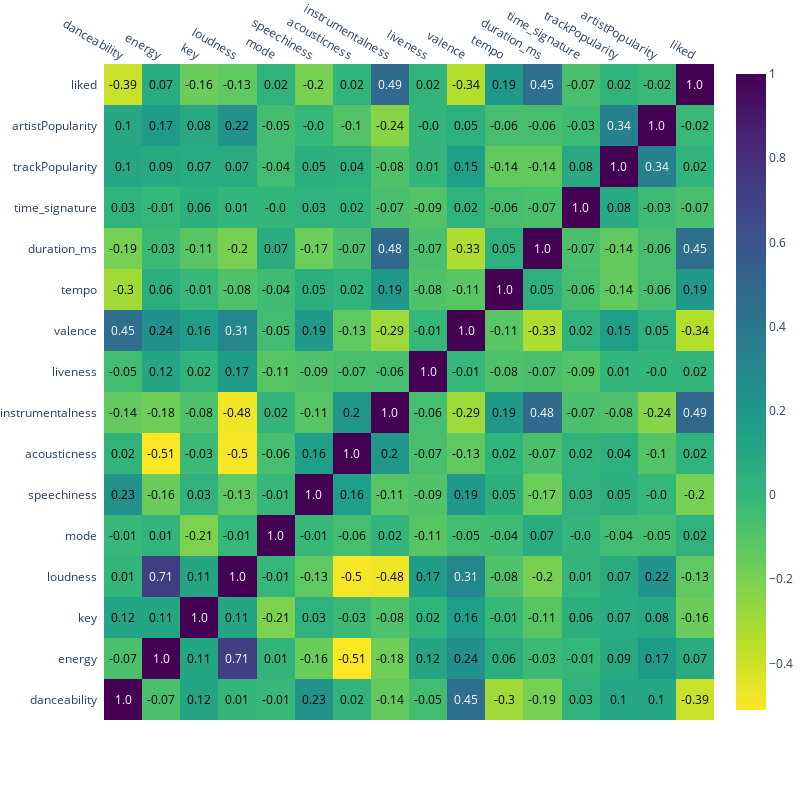

Notebook source saved alongside this figure:
### Code cell
import plotly
import plotly.figure_factory as ff
import plotly.graph_objs as go
from plotly.offline import init_notebook_mode, iplot

import cufflinks

cufflinks.go_offline()

# Set global theme
cufflinks.set_config_file(world_readable=True, theme='pearl')

# Display all cell outputs
from IPython.core.interactiveshell import InteractiveShell
InteractiveShell.ast_node_interactivity = 'all'

corrs = join.corr()

figure = ff.create_annotated_heatmap(
    z=corrs.values,
    x=list(corrs.columns),
    y=list(corrs.index),
    colorscale='viridis',
    annotation_text=corrs.round(2).values,
    showscale=True, reversescale=True)

figure.layout.margin = dict(l=0, t=0)
figure.layout.height = 800
figure.layout.width = 800

iplot(figure)

### Figure 1 — Plotly figure (JSON) as saved in the notebook; plotly's stock layout.template omitted (floating-point values rounded to 4 significant figures; data arrays with more than 128 entries replaced by an {"elided": "..."} marker saying what was removed)
{"data": [{"colorscale": [[0, "#440154"], [0.1111, "#482878"], [0.2222, "#3e4989"], [0.3333, "#31688e"], [0.4444, "#26828e"], [0.5556, "#1f9e89"], [0.6667, "#35b779"], [0.7778, "#6ece58"], [0.8889, "#b5de2b"], [1, "#fde725"]], "reversescale": true, "showscale": true, "type": "heatmap", "x": ["danceability", "energy", "key", "loudness", "mode", "speechiness", "acousticness", "instrumentalness", "liveness", "valence", "tempo", "duration_ms", "time_signature", "trackPopularity", "artistPopularity", "liked"], "y": ["danceability", "energy", "key", "loudness", "mode", "speechiness", "acousticness", "instrumentalness", "liveness", "valence", "tempo", "duration_ms", "time_signature", "trackPopularity", "artistPopularity", "liked"], "z": {"elided": "16x16 float values"}}], "layout": {"annotations": [{"font": {"color": "#FFFFFF"}, "showarrow": false, "text": "1.0", "x": "danceability", "xref": "x", "y": "danceability", "yref": "y"}, {"font": {"color": "#000000"}, "showarrow": false, "text": "-0.07", "x": "energy", "xref": "x", "y": "danceability", "yref": "y"}, {"font": {"color": "#000000"}, "showarrow": false, "text": "0.12", "x": "key", "xref": "x", "y": "danceability", "yref": "y"}, {"font": {"color": "#000000"}, "showarrow": false, "text": "0.01", "x": "loudness", "xref": "x", "y": "danceability", "yref": "y"}, {"font": {"color": "#000000"}, "showarrow": false, "text": "-0.01", "x": "mode", "xref": "x", "y": "danceability", "yref": "y"}, {"font": {"color": "#000000"}, "showarrow": false, "text": "0.23", "x": "speechiness", "xref": "x", "y": "danceability", "yref": "y"}, {"font": {"color": "#000000"}, "showarrow": false, "text": "0.02", "x": "acousticness", "xref": "x", "y": "danceability", "yref": "y"}, {"font": {"color": "#000000"}, "showarrow": false, "text": "-0.14", "x": "instrumentalness", "xref": "x", "y": "danceability", "yref": "y"}, {"font": {"color": "#000000"}, "showarrow": false, "text": "-0.05", "x": "liveness", "xref": "x", "y": "danceability", "yref": "y"}, {"font": {"color": "#FFFFFF"}, "showarrow": false, "text": "0.45", "x": "valence", "xref": "x", "y": "danceability", "yref": "y"}, {"font": {"color": "#000000"}, "showarrow": false, "text": "-0.3", "x": "tempo", "xref": "x", "y": "danceability", "yref": "y"}, {"font": {"color": "#000000"}, "showarrow": false, "text": "-0.19", "x": "duration_ms", "xref": "x", "y": "danceability", "yref": "y"}, {"font": {"color": "#000000"}, "showarrow": false, "text": "0.03", "x": "time_signature", "xref": "x", "y": "danceability", "yref": "y"}, {"font": {"color": "#000000"}, "showarrow": false, "text": "0.1", "x": "trackPopularity", "xref": "x", "y": "danceability", "yref": "y"}, {"font": {"color": "#000000"}, "showarrow": false, "text": "0.1", "x": "artistPopularity", "xref": "x", "y": "danceability", "yref": "y"}, {"font": {"color": "#000000"}, "showarrow": false, "text": "-0.39", "x": "liked", "xref": "x", "y": "danceability", "yref": "y"}, {"font": {"color": "#000000"}, "showarrow": false, "text": "-0.07", "x": "danceability", "xref": "x", "y": "energy", "yref": "y"}, {"font": {"color": "#FFFFFF"}, "showarrow": false, "text": "1.0", "x": "energy", "xref": "x", "y": "energy", "yref": "y"}, {"font": {"color": "#000000"}, "showarrow": false, "text": "0.11", "x": "key", "xref": "x", "y": "energy", "yref": "y"}, {"font": {"color": "#FFFFFF"}, "showarrow": false, "text": "0.71", "x": "loudness", "xref": "x", "y": "energy", "yref": "y"}, {"font": {"color": "#000000"}, "showarrow": false, "text": "0.01", "x": "mode", "xref": "x", "y": "energy", "yref": "y"}, {"font": {"color": "#000000"}, "showarrow": false, "text": "-0.16", "x": "speechiness", "xref": "x", "y": "energy", "yref": "y"}, {"font": {"color": "#000000"}, "showarrow": false, "text": "-0.51", "x": "acousticness", "xref": "x", "y": "energy", "yref": "y"}, {"font": {"color": "#000000"}, "showarrow": false, "text": "-0.18", "x": "instrumentalness", "xref": "x", "y": "energy", "yref": "y"}, {"font": {"color": "#000000"}, "showarrow": false, "text": "0.12", "x": "liveness", "xref": "x", "y": "energy", "yref": "y"}, {"font": {"color": "#000000"}, "showarrow": false, "text": "0.24", "x": "valence", "xref": "x", "y": "energy", "yref": "y"}, {"font": {"color": "#000000"}, "showarrow": false, "text": "0.06", "x": "tempo", "xref": "x", "y": "energy", "yref": "y"}, {"font": {"color": "#000000"}, "showarrow": false, "text": "-0.03", "x": "duration_ms", "xref": "x", "y": "energy", "yref": "y"}, {"font": {"color": "#000000"}, "showarrow": false, "text": "-0.01", "x": "time_signature", "xref": "x", "y": "energy", "yref": "y"}, {"font": {"color": "#000000"}, "showarrow": false, "text": "0.09", "x": "trackPopularity", "xref": "x", "y": "energy", "yref": "y"}, {"font": {"color": "#000000"}, "showarrow": false, "text": "0.17", "x": "artistPopularity", "xref": "x", "y": "energy", "yref": "y"}, {"font": {"color": "#000000"}, "showarrow": false, "text": "0.07", "x": "liked", "xref": "x", "y": "energy", "yref": "y"}, {"font": {"color": "#000000"}, "showarrow": false, "text": "0.12", "x": "danceability", "xref": "x", "y": "key", "yref": "y"}, {"font": {"color": "#000000"}, "showarrow": false, "text": "0.11", "x": "energy", "xref": "x", "y": "key", "yref": "y"}, {"font": {"color": "#FFFFFF"}, "showarrow": false, "text": "1.0", "x": "key", "xref": "x", "y": "key", "yref": "y"}, {"font": {"color": "#000000"}, "showarrow": false, "text": "0.11", "x": "loudness", "xref": "x", "y": "key", "yref": "y"}, {"font": {"color": "#000000"}, "showarrow": false, "text": "-0.21", "x": "mode", "xref": "x", "y": "key", "yref": "y"}, {"font": {"color": "#000000"}, "showarrow": false, "text": "0.03", "x": "speechiness", "xref": "x", "y": "key", "yref": "y"}, {"font": {"color": "#000000"}, "showarrow": false, "text": "-0.03", "x": "acousticness", "xref": "x", "y": "key", "yref": "y"}, {"font": {"color": "#000000"}, "showarrow": false, "text": "-0.08", "x": "instrumentalness", "xref": "x", "y": "key", "yref": "y"}, {"font": {"color": "#000000"}, "showarrow": false, "text": "0.02", "x": "liveness", "xref": "x", "y": "key", "yref": "y"}, {"font": {"color": "#000000"}, "showarrow": false, "text": "0.16", "x": "valence", "xref": "x", "y": "key", "yref": "y"}, {"font": {"color": "#000000"}, "showarrow": false, "text": "-0.01", "x": "tempo", "xref": "x", "y": "key", "yref": "y"}, {"font": {"color": "#000000"}, "showarrow": false, "text": "-0.11", "x": "duration_ms", "xref": "x", "y": "key", "yref": "y"}, {"font": {"color": "#000000"}, "showarrow": false, "text": "0.06", "x": "time_signature", "xref": "x", "y": "key", "yref": "y"}, {"font": {"color": "#000000"}, "showarrow": false, "text": "0.07", "x": "trackPopularity", "xref": "x", "y": "key", "yref": "y"}, {"font": {"color": "#000000"}, "showarrow": false, "text": "0.08", "x": "artistPopularity", "xref": "x", "y": "key", "yref": "y"}, {"font": {"color": "#000000"}, "showarrow": false, "text": "-0.16", "x": "liked", "xref": "x", "y": "key", "yref": "y"}, {"font": {"color": "#000000"}, "showarrow": false, "text": "0.01", "x": "danceability", "xref": "x", "y": "loudness", "yref": "y"}, {"font": {"color": "#FFFFFF"}, "showarrow": false, "text": "0.71", "x": "energy", "xref": "x", "y": "loudness", "yref": "y"}, {"font": {"color": "#000000"}, "showarrow": false, "text": "0.11", "x": "key", "xref": "x", "y": "loudness", "yref": "y"}, {"font": {"color": "#FFFFFF"}, "showarrow": false, "text": "1.0", "x": "loudness", "xref": "x", "y": "loudness", "yref": "y"}, {"font": {"color": "#000000"}, "showarrow": false, "text": "-0.01", "x": "mode", "xref": "x", "y": "loudness", "yref": "y"}, {"font": {"color": "#000000"}, "showarrow": false, "text": "-0.13", "x": "speechiness", "xref": "x", "y": "loudness", "yref": "y"}, {"font": {"color": "#000000"}, "showarrow": false, "text": "-0.5", "x": "acousticness", "xref": "x", "y": "loudness", "yref": "y"}, {"font": {"color": "#000000"}, "showarrow": false, "text": "-0.48", "x": "instrumentalness", "xref": "x", "y": "loudness", "yref": "y"}, {"font": {"color": "#000000"}, "showarrow": false, "text": "0.17", "x": "liveness", "xref": "x", "y": "loudness", "yref": "y"}, {"font": {"color": "#FFFFFF"}, "showarrow": false, "text": "0.31", "x": "valence", "xref": "x", "y": "loudness", "yref": "y"}, {"font": {"color": "#000000"}, "showarrow": false, "text": "-0.08", "x": "tempo", "xref": "x", "y": "loudness", "yref": "y"}, {"font": {"color": "#000000"}, "showarrow": false, "text": "-0.2", "x": "duration_ms", "xref": "x", "y": "loudness", "yref": "y"}, {"font": {"color": "#000000"}, "showarrow": false, "text": "0.01", "x": "time_signature", "xref": "x", "y": "loudness", "yref": "y"}, {"font": {"color": "#000000"}, "showarrow": false, "text": "0.07", "x": "trackPopularity", "xref": "x", "y": "loudness", "yref": "y"}, {"font": {"color": "#000000"}, "showarrow": false, "text": "0.22", "x": "artistPopularity", "xref": "x", "y": "loudness", "yref": "y"}, {"font": {"color": "#000000"}, "showarrow": false, "text": "-0.13", "x": "liked", "xref": "x", "y": "loudness", "yref": "y"}, {"font": {"color": "#000000"}, "showarrow": false, "text": "-0.01", "x": "danceability", "xref": "x", "y": "mode", "yref": "y"}, {"font": {"color": "#000000"}, "showarrow": false, "text": "0.01", "x": "energy", "xref": "x", "y": "mode", "yref": "y"}, {"font": {"color": "#000000"}, "showarrow": false, "text": "-0.21", "x": "key", "xref": "x", "y": "mode", "yref": "y"}, {"font": {"color": "#000000"}, "showarrow": false, "text": "-0.01", "x": "loudness", "xref": "x", "y": "mode", "yref": "y"}, {"font": {"color": "#FFFFFF"}, "showarrow": false, "text": "1.0", "x": "mode", "xref": "x", "y": "mode", "yref": "y"}, {"font": {"color": "#000000"}, "showarrow": false, "text": "-0.01", "x": "speechiness", "xref": "x", "y": "mode", "yref": "y"}, {"font": {"color": "#000000"}, "showarrow": false, "text": "-0.06", "x": "acousticness", "xref": "x", "y": "mode", "yref": "y"}, {"font": {"color": "#000000"}, "showarrow": false, "text": "0.02", "x": "instrumentalness", "xref": "x", "y": "mode", "yref": "y"}, {"font": {"color": "#000000"}, "showarrow": false, "text": "-0.11", "x": "liveness", "xref": "x", "y": "mode", "yref": "y"}, {"font": {"color": "#000000"}, "showarrow": false, "text": "-0.05", "x": "valence", "xref": "x", "y": "mode", "yref": "y"}, {"font": {"color": "#000000"}, "showarrow": false, "text": "-0.04", "x": "tempo", "xref": "x", "y": "mode", "yref": "y"}, {"font": {"color": "#000000"}, "showarrow": false, "text": "0.07", "x": "duration_ms", "xref": "x", "y": "mode", "yref": "y"}, {"font": {"color": "#000000"}, "showarrow": false, "text": "-0.0", "x": "time_signature", "xref": "x", "y": "mode", "yref": "y"}, {"font": {"color": "#000000"}, "showarrow": false, "text": "-0.04", "x": "trackPopularity", "xref": "x", "y": "mode", "yref": "y"}, {"font": {"color": "#000000"}, "showarrow": false, "text": "-0.05", "x": "artistPopularity", "xref": "x", "y": "mode", "yref": "y"}, {"font": {"color": "#000000"}, "showarrow": false, "text": "0.02", "x": "liked", "xref": "x", "y": "mode", "yref": "y"}, {"font": {"color": "#000000"}, "showarrow": false, "text": "0.23", "x": "danceability", "xref": "x", "y": "speechiness", "yref": "y"}, {"font": {"color": "#000000"}, "showarrow": false, "text": "-0.16", "x": "energy", "xref": "x", "y": "speechiness", "yref": "y"}, {"font": {"color": "#000000"}, "showarrow": false, "text": "0.03", "x": "key", "xref": "x", "y": "speechiness", "yref": "y"}, {"font": {"color": "#000000"}, "showarrow": false, "text": "-0.13", "x": "loudness", "xref": "x", "y": "speechiness", "yref": "y"}, {"font": {"color": "#000000"}, "showarrow": false, "text": "-0.01", "x": "mode", "xref": "x", "y": "speechiness", "yref": "y"}, {"font": {"color": "#FFFFFF"}, "showarrow": false, "text": "1.0", "x": "speechiness", "xref": "x", "y": "speechiness", "yref": "y"}, {"font": {"color": "#000000"}, "showarrow": false, "text": "0.16", "x": "acousticness", "xref": "x", "y": "speechiness", "yref": "y"}, {"font": {"color": "#000000"}, "showarrow": false, "text": "-0.11", "x": "instrumentalness", "xref": "x", "y": "speechiness", "yref": "y"}, {"font": {"color": "#000000"}, "showarrow": false, "text": "-0.09", "x": "liveness", "xref": "x", "y": "speechiness", "yref": "y"}, {"font": {"color": "#000000"}, "showarrow": false, "text": "0.19", "x": "valence", "xref": "x", "y": "speechiness", "yref": "y"}, {"font": {"color": "#000000"}, "showarrow": false, "text": "0.05", "x": "tempo", "xref": "x", "y": "speechiness", "yref": "y"}, {"font": {"color": "#000000"}, "showarrow": false, "text": "-0.17", "x": "duration_ms", "xref": "x", "y": "speechiness", "yref": "y"}, {"font": {"color": "#000000"}, "showarrow": false, "text": "0.03", "x": "time_signature", "xref": "x", "y": "speechiness", "yref": "y"}, {"font": {"color": "#000000"}, "showarrow": false, "text": "0.05", "x": "trackPopularity", "xref": "x", "y": "speechiness", "yref": "y"}, {"font": {"color": "#000000"}, "showarrow": false, "text": "-0.0", "x": "artistPopularity", "xref": "x", "y": "speechiness", "yref": "y"}, {"font": {"color": "#000000"}, "showarrow": false, "text": "-0.2", "x": "liked", "xref": "x", "y": "speechiness", "yref": "y"}, {"font": {"color": "#000000"}, "showarrow": false, "text": "0.02", "x": "danceability", "xref": "x", "y": "acousticness", "yref": "y"}, {"font": {"color": "#000000"}, "showarrow": false, "text": "-0.51", "x": "energy", "xref": "x", "y": "acousticness", "yref": "y"}, {"font": {"color": "#000000"}, "showarrow": false, "text": "-0.03", "x": "key", "xref": "x", "y": "acousticness", "yref": "y"}, {"font": {"color": "#000000"}, "showarrow": false, "text": "-0.5", "x": "loudness", "xref": "x", "y": "acousticness", "yref": "y"}, {"font": {"color": "#000000"}, "showarrow": false, "text": "-0.06", "x": "mode", "xref": "x", "y": "acousticness", "yref": "y"}, {"font": {"color": "#000000"}, "showarrow": false, "text": "0.16", "x": "speechiness", "xref": "x", "y": "acousticness", "yref": "y"}, {"font": {"color": "#FFFFFF"}, "showarrow": false, "text": "1.0", "x": "acousticness", "xref": "x", "y": "acousticness", "yref": "y"}, {"font": {"color": "#000000"}, "showarrow": false, "text": "0.2", "x": "instrumentalness", "xref": "x", "y": "acousticness", "yref": "y"}, {"font": {"color": "#000000"}, "showarrow": false, "text": "-0.07", "x": "liveness", "xref": "x", "y": "acousticness", "yref": "y"}, {"font": {"color": "#000000"}, "showarrow": false, "text": "-0.13", "x": "valence", "xref": "x", "y": "acousticness", "yref": "y"}, {"font": {"color": "#000000"}, "showarrow": false, "text": "0.02", "x": "tempo", "xref": "x", "y": "acousticness", "yref": "y"}, {"font": {"color": "#000000"}, "showarrow": false, "text": "-0.07", "x": "duration_ms", "xref": "x", "y": "acousticness", "yref": "y"}, {"font": {"color": "#000000"}, "showarrow": false, "text": "0.02", "x": "time_signature", "xref": "x", "y": "acousticness", "yref": "y"}, {"font": {"color": "#000000"}, "showarrow": false, "text": "0.04", "x": "trackPopularity", "xref": "x", "y": "acousticness", "yref": "y"}, {"font": {"color": "#000000"}, "showarrow": false, "text": "-0.1", "x": "artistPopularity", "xref": "x", "y": "acousticness", "yref": "y"}, {"font": {"color": "#000000"}, "showarrow": false, "text": "0.02", "x": "liked", "xref": "x", "y": "acousticness", "yref": "y"}, {"font": {"color": "#000000"}, "showarrow": false, "text": "-0.14", "x": "danceability", "xref": "x", "y": "instrumentalness", "yref": "y"}, {"font": {"color": "#000000"}, "showarrow": false, "text": "-0.18", "x": "energy", "xref": "x", "y": "instrumentalness", "yref": "y"}, {"font": {"color": "#000000"}, "showarrow": false, "text": "-0.08", "x": "key", "xref": "x", "y": "instrumentalness", "yref": "y"}, {"font": {"color": "#000000"}, "showarrow": false, "text": "-0.48", "x": "loudness", "xref": "x", "y": "instrumentalness", "yref": "y"}, {"font": {"color": "#000000"}, "showarrow": false, "text": "0.02", "x": "mode", "xref": "x", "y": "instrumentalness", "yref": "y"}, {"font": {"color": "#000000"}, "showarrow": false, "text": "-0.11", "x": "speechiness", "xref": "x", "y": "instrumentalness", "yref": "y"}, {"font": {"color": "#000000"}, "showarrow": false, "text": "0.2", "x": "acousticness", "xref": "x", "y": "instrumentalness", "yref": "y"}, {"font": {"color": "#FFFFFF"}, "showarrow": false, "text": "1.0", "x": "instrumentalness", "xref": "x", "y": "instrumentalness", "yref": "y"}, {"font": {"color": "#000000"}, "showarrow": false, "text": "-0.06", "x": "liveness", "xref": "x", "y": "instrumentalness", "yref": "y"}, {"font": {"color": "#000000"}, "showarrow": false, "text": "-0.29", "x": "valence", "xref": "x", "y": "instrumentalness", "yref": "y"}, {"font": {"color": "#000000"}, "showarrow": false, "text": "0.19", "x": "tempo", "xref": "x", "y": "instrumentalness", "yref": "y"}, {"font": {"color": "#FFFFFF"}, "showarrow": false, "text": "0.48", "x": "duration_ms", "xref": "x", "y": "instrumentalness", "yref": "y"}, {"font": {"color": "#000000"}, "showarrow": false, "text": "-0.07", "x": "time_signature", "xref": "x", "y": "instrumentalness", "yref": "y"}, {"font": {"color": "#000000"}, "showarrow": false, "text": "-0.08", "x": "trackPopularity", "xref": "x", "y": "instrumentalness", "yref": "y"}, {"font": {"color": "#000000"}, "showarrow": false, "text": "-0.24", "x": "artistPopularity", "xref": "x", "y": "instrumentalness", "yref": "y"}, {"font": {"color": "#FFFFFF"}, "showarrow": false, "text": "0.49", "x": "liked", "xref": "x", "y": "instrumentalness", "yref": "y"}, {"font": {"color": "#000000"}, "showarrow": false, "text": "-0.05", "x": "danceability", "xref": "x", "y": "liveness", "yref": "y"}, {"font": {"color": "#000000"}, "showarrow": false, "text": "0.12", "x": "energy", "xref": "x", "y": "liveness", "yref": "y"}, {"font": {"color": "#000000"}, "showarrow": false, "text": "0.02", "x": "key", "xref": "x", "y": "liveness", "yref": "y"}, {"font": {"color": "#000000"}, "showarrow": false, "text": "0.17", "x": "loudness", "xref": "x", "y": "liveness", "yref": "y"}, {"font": {"color": "#000000"}, "showarrow": false, "text": "-0.11", "x": "mode", "xref": "x", "y": "liveness", "yref": "y"}, {"font": {"color": "#000000"}, "showarrow": false, "text": "-0.09", "x": "speechiness", "xref": "x", "y": "liveness", "yref": "y"}, {"font": {"color": "#000000"}, "showarrow": false, "text": "-0.07", "x": "acousticness", "xref": "x", "y": "liveness", "yref": "y"}, {"font": {"color": "#000000"}, "showarrow": false, "text": "-0.06", "x": "instrumentalness", "xref": "x", "y": "liveness", "yref": "y"}, {"font": {"color": "#FFFFFF"}, "showarrow": false, "text": "1.0", "x": "liveness", "xref": "x", "y": "liveness", "yref": "y"}, {"font": {"color": "#000000"}, "showarrow": false, "text": "-0.01", "x": "valence", "xref": "x", "y": "liveness", "yref": "y"}, {"font": {"color": "#000000"}, "showarrow": false, "text": "-0.08", "x": "tempo", "xref": "x", "y": "liveness", "yref": "y"}, {"font": {"color": "#000000"}, "showarrow": false, "text": "-0.07", "x": "duration_ms", "xref": "x", "y": "liveness", "yref": "y"}, {"font": {"color": "#000000"}, "showarrow": false, "text": "-0.09", "x": "time_signature", "xref": "x", "y": "liveness", "yref": "y"}, {"font": {"color": "#000000"}, "showarrow": false, "text": "0.01", "x": "trackPopularity", "xref": "x", "y": "liveness", "yref": "y"}, {"font": {"color": "#000000"}, "showarrow": false, "text": "-0.0", "x": "artistPopularity", "xref": "x", "y": "liveness", "yref": "y"}, {"font": {"color": "#000000"}, "showarrow": false, "text": "0.02", "x": "liked", "xref": "x", "y": "liveness", "yref": "y"}, {"font": {"color": "#FFFFFF"}, "showarrow": false, "text": "0.45", "x": "danceability", "xref": "x", "y": "valence", "yref": "y"}, {"font": {"color": "#000000"}, "showarrow": false, "text": "0.24", "x": "energy", "xref": "x", "y": "valence", "yref": "y"}, {"font": {"color": "#000000"}, "showarrow": false, "text": "0.16", "x": "key", "xref": "x", "y": "valence", "yref": "y"}, {"font": {"color": "#FFFFFF"}, "showarrow": false, "text": "0.31", "x": "loudness", "xref": "x", "y": "valence", "yref": "y"}, {"font": {"color": "#000000"}, "showarrow": false, "text": "-0.05", "x": "mode", "xref": "x", "y": "valence", "yref": "y"}, {"font": {"color": "#000000"}, "showarrow": false, "text": "0.19", "x": "speechiness", "xref": "x", "y": "valence", "yref": "y"}, {"font": {"color": "#000000"}, "showarrow": false, "text": "-0.13", "x": "acousticness", "xref": "x", "y": "valence", "yref": "y"}, {"font": {"color": "#000000"}, "showarrow": false, "text": "-0.29", "x": "instrumentalness", "xref": "x", "y": "valence", "yref": "y"}, {"font": {"color": "#000000"}, "showarrow": false, "text": "-0.01", "x": "liveness", "xref": "x", "y": "valence", "yref": "y"}, {"font": {"color": "#FFFFFF"}, "showarrow": false, "text": "1.0", "x": "valence", "xref": "x", "y": "valence", "yref": "y"}, {"font": {"color": "#000000"}, "showarrow": false, "text": "-0.11", "x": "tempo", "xref": "x", "y": "valence", "yref": "y"}, {"font": {"color": "#000000"}, "showarrow": false, "text": "-0.33", "x": "duration_ms", "xref": "x", "y": "valence", "yref": "y"}, {"font": {"color": "#000000"}, "showarrow": false, "text": "0.02", "x": "time_signature", "xref": "x", "y": "valence", "yref": "y"}, {"font": {"color": "#000000"}, "showarrow": false, "text": "0.15", "x": "trackPopularity", "xref": "x", "y": "valence", "yref": "y"}, {"font": {"color": "#000000"}, "showarrow": false, "text": "0.05", "x": "artistPopularity", "xref": "x", "y": "valence", "yref": "y"}, {"font": {"color": "#000000"}, "showarrow": false, "text": "-0.34", "x": "liked", "xref": "x", "y": "valence", "yref": "y"}, {"font": {"color": "#000000"}, "showarrow": false, "text": "-0.3", "x": "danceability", "xref": "x", "y": "tempo", "yref": "y"}, {"font": {"color": "#000000"}, "showarrow": false, "text": "0.06", "x": "energy", "xref": "x", "y": "tempo", "yref": "y"}, {"font": {"color": "#000000"}, "showarrow": false, "text": "-0.01", "x": "key", "xref": "x", "y": "tempo", "yref": "y"}, {"font": {"color": "#000000"}, "showarrow": false, "text": "-0.08", "x": "loudness", "xref": "x", "y": "tempo", "yref": "y"}, {"font": {"color": "#000000"}, "showarrow": false, "text": "-0.04", "x": "mode", "xref": "x", "y": "tempo", "yref": "y"}, {"font": {"color": "#000000"}, "showarrow": false, "text": "0.05", "x": "speechiness", "xref": "x", "y": "tempo", "yref": "y"}, {"font": {"color": "#000000"}, "showarrow": false, "text": "0.02", "x": "acousticness", "xref": "x", "y": "tempo", "yref": "y"}, {"font": {"color": "#000000"}, "showarrow": false, "text": "0.19", "x": "instrumentalness", "xref": "x", "y": "tempo", "yref": "y"}, {"font": {"color": "#000000"}, "showarrow": false, "text": "-0.08", "x": "liveness", "xref": "x", "y": "tempo", "yref": "y"}, {"font": {"color": "#000000"}, "showarrow": false, "text": "-0.11", "x": "valence", "xref": "x", "y": "tempo", "yref": "y"}, {"font": {"color": "#FFFFFF"}, "showarrow": false, "text": "1.0", "x": "tempo", "xref": "x", "y": "tempo", "yref": "y"}, {"font": {"color": "#000000"}, "showarrow": false, "text": "0.05", "x": "duration_ms", "xref": "x", "y": "tempo", "yref": "y"}, {"font": {"color": "#000000"}, "showarrow": false, "text": "-0.06", "x": "time_signature", "xref": "x", "y": "tempo", "yref": "y"}, {"font": {"color": "#000000"}, "showarrow": false, "text": "-0.14", "x": "trackPopularity", "xref": "x", "y": "tempo", "yref": "y"}, {"font": {"color": "#000000"}, "showarrow": false, "text": "-0.06", "x": "artistPopularity", "xref": "x", "y": "tempo", "yref": "y"}, {"font": {"color": "#000000"}, "showarrow": false, "text": "0.19", "x": "liked", "xref": "x", "y": "tempo", "yref": "y"}, {"font": {"color": "#000000"}, "showarrow": false, "text": "-0.19", "x": "danceability", "xref": "x", "y": "duration_ms", "yref": "y"}, {"font": {"color": "#000000"}, "showarrow": false, "text": "-0.03", "x": "energy", "xref": "x", "y": "duration_ms", "yref": "y"}, {"font": {"color": "#000000"}, "showarrow": false, "text": "-0.11", "x": "key", "xref": "x", "y": "duration_ms", "yref": "y"}, {"font": {"color": "#000000"}, "showarrow": false, "text": "-0.2", "x": "loudness", "xref": "x", "y": "duration_ms", "yref": "y"}, {"font": {"color": "#000000"}, "showarrow": false, "text": "0.07", "x": "mode", "xref": "x", "y": "duration_ms", "yref": "y"}, {"font": {"color": "#000000"}, "showarrow": false, "text": "-0.17", "x": "speechiness", "xref": "x", "y": "duration_ms", "yref": "y"}, {"font": {"color": "#000000"}, "showarrow": false, "text": "-0.07", "x": "acousticness", "xref": "x", "y": "duration_ms", "yref": "y"}, {"font": {"color": "#FFFFFF"}, "showarrow": false, "text": "0.48", "x": "instrumentalness", "xref": "x", "y": "duration_ms", "yref": "y"}, {"font": {"color": "#000000"}, "showarrow": false, "text": "-0.07", "x": "liveness", "xref": "x", "y": "duration_ms", "yref": "y"}, {"font": {"color": "#000000"}, "showarrow": false, "text": "-0.33", "x": "valence", "xref": "x", "y": "duration_ms", "yref": "y"}, {"font": {"color": "#000000"}, "showarrow": false, "text": "0.05", "x": "tempo", "xref": "x", "y": "duration_ms", "yref": "y"}, {"font": {"color": "#FFFFFF"}, "showarrow": false, "text": "1.0", "x": "duration_ms", "xref": "x", "y": "duration_ms", "yref": "y"}, {"font": {"color": "#000000"}, "showarrow": false, "text": "-0.07", "x": "time_signature", "xref": "x", "y": "duration_ms", "yref": "y"}, {"font": {"color": "#000000"}, "showarrow": false, "text": "-0.14", "x": "trackPopularity", "xref": "x", "y": "duration_ms", "yref": "y"}, {"font": {"color": "#000000"}, "showarrow": false, "text": "-0.06", "x": "artistPopularity", "xref": "x", "y": "duration_ms", "yref": "y"}, {"font": {"color": "#FFFFFF"}, "showarrow": false, "text": "0.45", "x": "liked", "xref": "x", "y": "duration_ms", "yref": "y"}, {"font": {"color": "#000000"}, "showarrow": false, "text": "0.03", "x": "danceability", "xref": "x", "y": "time_signature", "yref": "y"}, {"font": {"color": "#000000"}, "showarrow": false, "text": "-0.01", "x": "energy", "xref": "x", "y": "time_signature", "yref": "y"}, {"font": {"color": "#000000"}, "showarrow": false, "text": "0.06", "x": "key", "xref": "x", "y": "time_signature", "yref": "y"}, {"font": {"color": "#000000"}, "showarrow": false, "text": "0.01", "x": "loudness", "xref": "x", "y": "time_signature", "yref": "y"}, {"font": {"color": "#000000"}, "showarrow": false, "text": "-0.0", "x": "mode", "xref": "x", "y": "time_signature", "yref": "y"}, {"font": {"color": "#000000"}, "showarrow": false, "text": "0.03", "x": "speechiness", "xref": "x", "y": "time_signature", "yref": "y"}, {"font": {"color": "#000000"}, "showarrow": false, "text": "0.02", "x": "acousticness", "xref": "x", "y": "time_signature", "yref": "y"}, {"font": {"color": "#000000"}, "showarrow": false, "text": "-0.07", "x": "instrumentalness", "xref": "x", "y": "time_signature", "yref": "y"}, {"font": {"color": "#000000"}, "showarrow": false, "text": "-0.09", "x": "liveness", "xref": "x", "y": "time_signature", "yref": "y"}, {"font": {"color": "#000000"}, "showarrow": false, "text": "0.02", "x": "valence", "xref": "x", "y": "time_signature", "yref": "y"}, {"font": {"color": "#000000"}, "showarrow": false, "text": "-0.06", "x": "tempo", "xref": "x", "y": "time_signature", "yref": "y"}, {"font": {"color": "#000000"}, "showarrow": false, "text": "-0.07", "x": "duration_ms", "xref": "x", "y": "time_signature", "yref": "y"}, {"font": {"color": "#FFFFFF"}, "showarrow": false, "text": "1.0", "x": "time_signature", "xref": "x", "y": "time_signature", "yref": "y"}, {"font": {"color": "#000000"}, "showarrow": false, "text": "0.08", "x": "trackPopularity", "xref": "x", "y": "time_signature", "yref": "y"}, {"font": {"color": "#000000"}, "showarrow": false, "text": "-0.03", "x": "artistPopularity", "xref": "x", "y": "time_signature", "yref": "y"}, {"font": {"color": "#000000"}, "showarrow": false, "text": "-0.07", "x": "liked", "xref": "x", "y": "time_signature", "yref": "y"}, {"font": {"color": "#000000"}, "showarrow": false, "text": "0.1", "x": "danceability", "xref": "x", "y": "trackPopularity", "yref": "y"}, {"font": {"color": "#000000"}, "showarrow": false, "text": "0.09", "x": "energy", "xref": "x", "y": "trackPopularity", "yref": "y"}, {"font": {"color": "#000000"}, "showarrow": false, "text": "0.07", "x": "key", "xref": "x", "y": "trackPopularity", "yref": "y"}, {"font": {"color": "#000000"}, "showarrow": false, "text": "0.07", "x": "loudness", "xref": "x", "y": "trackPopularity", "yref": "y"}, {"font": {"color": "#000000"}, "showarrow": false, "text": "-0.04", "x": "mode", "xref": "x", "y": "trackPopularity", "yref": "y"}, {"font": {"color": "#000000"}, "showarrow": false, "text": "0.05", "x": "speechiness", "xref": "x", "y": "trackPopularity", "yref": "y"}, {"font": {"color": "#000000"}, "showarrow": false, "text": "0.04", "x": "acousticness", "xref": "x", "y": "trackPopularity", "yref": "y"}, {"font": {"color": "#000000"}, "showarrow": false, "text": "-0.08", "x": "instrumentalness", "xref": "x", "y": "trackPopularity", "yref": "y"}, {"font": {"color": "#000000"}, "showarrow": false, "text": "0.01", "x": "liveness", "xref": "x", "y": "trackPopularity", "yref": "y"}, {"font": {"color": "#000000"}, "showarrow": false, "text": "0.15", "x": "valence", "xref": "x", "y": "trackPopularity", "yref": "y"}, {"font": {"color": "#000000"}, "showarrow": false, "text": "-0.14", "x": "tempo", "xref": "x", "y": "trackPopularity", "yref": "y"}, {"font": {"color": "#000000"}, "showarrow": false, "text": "-0.14", "x": "duration_ms", "xref": "x", "y": "trackPopularity", "yref": "y"}, {"font": {"color": "#000000"}, "showarrow": false, "text": "0.08", "x": "time_signature", "xref": "x", "y": "trackPopularity", "yref": "y"}, {"font": {"color": "#FFFFFF"}, "showarrow": false, "text": "1.0", "x": "trackPopularity", "xref": "x", "y": "trackPopularity", "yref": "y"}, {"font": {"color": "#FFFFFF"}, "showarrow": false, "text": "0.34", "x": "artistPopularity", "xref": "x", "y": "trackPopularity", "yref": "y"}, {"font": {"color": "#000000"}, "showarrow": false, "text": "0.02", "x": "liked", "xref": "x", "y": "trackPopularity", "yref": "y"}, {"font": {"color": "#000000"}, "showarrow": false, "text": "0.1", "x": "danceability", "xref": "x", "y": "artistPopularity", "yref": "y"}, {"font": {"color": "#000000"}, "showarrow": false, "text": "0.17", "x": "energy", "xref": "x", "y": "artistPopularity", "yref": "y"}, {"font": {"color": "#000000"}, "showarrow": false, "text": "0.08", "x": "key", "xref": "x", "y": "artistPopularity", "yref": "y"}, {"font": {"color": "#000000"}, "showarrow": false, "text": "0.22", "x": "loudness", "xref": "x", "y": "artistPopularity", "yref": "y"}, {"font": {"color": "#000000"}, "showarrow": false, "text": "-0.05", "x": "mode", "xref": "x", "y": "artistPopularity", "yref": "y"}, {"font": {"color": "#000000"}, "showarrow": false, "text": "-0.0", "x": "speechiness", "xref": "x", "y": "artistPopularity", "yref": "y"}, {"font": {"color": "#000000"}, "showarrow": false, "text": "-0.1", "x": "acousticness", "xref": "x", "y": "artistPopularity", "yref": "y"}, {"font": {"color": "#000000"}, "showarrow": false, "text": "-0.24", "x": "instrumentalness", "xref": "x", "y": "artistPopularity", "yref": "y"}, {"font": {"color": "#000000"}, "showarrow": false, "text": "-0.0", "x": "liveness", "xref": "x", "y": "artistPopularity", "yref": "y"}, {"font": {"color": "#000000"}, "showarrow": false, "text": "0.05", "x": "valence", "xref": "x", "y": "artistPopularity", "yref": "y"}, {"font": {"color": "#000000"}, "showarrow": false, "text": "-0.06", "x": "tempo", "xref": "x", "y": "artistPopularity", "yref": "y"}, {"font": {"color": "#000000"}, "showarrow": false, "text": "-0.06", "x": "duration_ms", "xref": "x", "y": "artistPopularity", "yref": "y"}, {"font": {"color": "#000000"}, "showarrow": false, "text": "-0.03", "x": "time_signature", "xref": "x", "y": "artistPopularity", "yref": "y"}, {"font": {"color": "#FFFFFF"}, "showarrow": false, "text": "0.34", "x": "trackPopularity", "xref": "x", "y": "artistPopularity", "yref": "y"}, {"font": {"color": "#FFFFFF"}, "showarrow": false, "text": "1.0", "x": "artistPopularity", "xref": "x", "y": "artistPopularity", "yref": "y"}, {"font": {"color": "#000000"}, "showarrow": false, "text": "-0.02", "x": "liked", "xref": "x", "y": "artistPopularity", "yref": "y"}, {"font": {"color": "#000000"}, "showarrow": false, "text": "-0.39", "x": "danceability", "xref": "x", "y": "liked", "yref": "y"}, {"font": {"color": "#000000"}, "showarrow": false, "text": "0.07", "x": "energy", "xref": "x", "y": "liked", "yref": "y"}, {"font": {"color": "#000000"}, "showarrow": false, "text": "-0.16", "x": "key", "xref": "x", "y": "liked", "yref": "y"}, {"font": {"color": "#000000"}, "showarrow": false, "text": "-0.13", "x": "loudness", "xref": "x", "y": "liked", "yref": "y"}, {"font": {"color": "#000000"}, "showarrow": false, "text": "0.02", "x": "mode", "xref": "x", "y": "liked", "yref": "y"}, {"font": {"color": "#000000"}, "showarrow": false, "text": "-0.2", "x": "speechiness", "xref": "x", "y": "liked", "yref": "y"}, {"font": {"color": "#000000"}, "showarrow": false, "text": "0.02", "x": "acousticness", "xref": "x", "y": "liked", "yref": "y"}, {"font": {"color": "#FFFFFF"}, "showarrow": false, "text": "0.49", "x": "instrumentalness", "xref": "x", "y": "liked", "yref": "y"}, {"font": {"color": "#000000"}, "showarrow": false, "text": "0.02", "x": "liveness", "xref": "x", "y": "liked", "yref": "y"}, {"font": {"color": "#000000"}, "showarrow": false, "text": "-0.34", "x": "valence", "xref": "x", "y": "liked", "yref": "y"}, {"font": {"color": "#000000"}, "showarrow": false, "text": "0.19", "x": "tempo", "xref": "x", "y": "liked", "yref": "y"}, {"font": {"color": "#FFFFFF"}, "showarrow": false, "text": "0.45", "x": "duration_ms", "xref": "x", "y": "liked", "yref": "y"}, {"font": {"color": "#000000"}, "showarrow": false, "text": "-0.07", "x": "time_signature", "xref": "x", "y": "liked", "yref": "y"}, {"font": {"color": "#000000"}, "showarrow": false, "text": "0.02", "x": "trackPopularity", "xref": "x", "y": "liked", "yref": "y"}, {"font": {"color": "#000000"}, "showarrow": false, "text": "-0.02", "x": "artistPopularity", "xref": "x", "y": "liked", "yref": "y"}, {"font": {"color": "#FFFFFF"}, "showarrow": false, "text": "1.0", "x": "liked", "xref": "x", "y": "liked", "yref": "y"}], "height": 800, "margin": {"l": 0, "t": 0}, "width": 800, "xaxis": {"dtick": 1, "gridcolor": "rgb(0, 0, 0)", "side": "top", "ticks": ""}, "yaxis": {"dtick": 1, "ticks": "", "ticksuffix": "  "}}}
